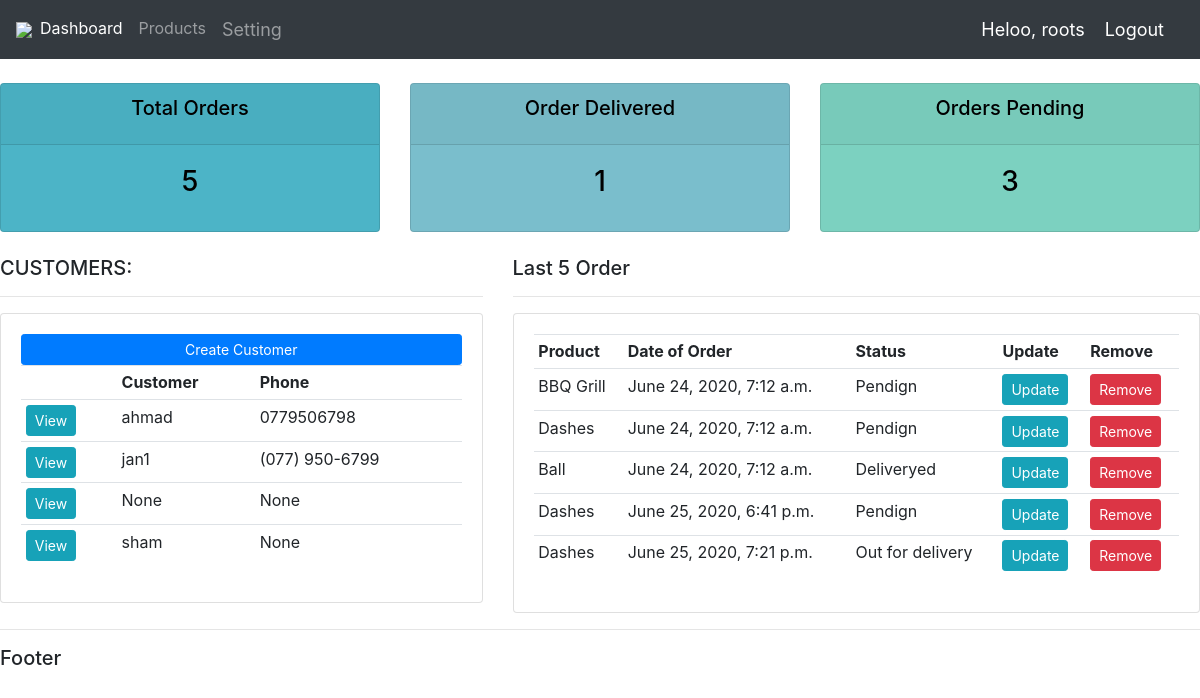
/ (signed in), run on the app's committed database.
### accounts/models.py (models this page shows, shortened)
class Customer(models.Model):
	user = models.OneToOneField(User, null=True, on_delete=models.CASCADE)
	name = models.CharField(max_length=200, null=True)
	phone = models.CharField(max_length=200, null=True)
	email = models.CharField(max_length=200, null=True)
	profile_pic = models.ImageField(null=True, blank=True)
	date_created = models.DateTimeField(auto_now_add=True, null=True)

class Order(models.Model):
	STATUS = (
			('Pendign', 'Pendign'),
			('Out for delivery', 'Out for delivery'),
			('Deliveryed', 'Deliveryed'),
		)
	customer = models.ForeignKey(Customer, null=True, on_delete= models.SET_NULL)
	product = models.ForeignKey(Product, null=True, on_delete= models.SET_NULL)
	date_created = models.DateTimeField(auto_now_add=True, null=True)
	status = models.CharField(max_length=200, null=True, choices=STATUS)

class Product(models.Model):
	CATEGORY = (
			('Indoor', 'Indoor'),
			('Out Door', 'Out Door'),
		)
	name = models.CharField(max_length=200, null=True)
	price = models.FloatField(null=True)
	category = models.CharField(max_length=200, null=True, choices=CATEGORY)
	description = models.CharField(max_length=200, null=True, blank=True)
	date_created = models.DateTimeField(auto_now_add=True, null=True)
	tags = models.ManyToManyField(Tag)

### accounts/decorators.py (the view)
	def wrapper_func(request, *args, **kwargs):
		group = None
		if request.user.groups.exists():
			group = request.user.groups.all()[0].name
		if group == 'customer':
			return redirect('user')
		if group == 'admin':
			return view_func(request, *args, **kwargs)

### accounts/views.py (called while the page is built)
@login_required(login_url='login')
@admin_only
def home(request):
	orders = Order.objects.all()
	customers = Customer.objects.all()
	total_customers = customers.count()
	total_orders = orders.count()
	delivered = orders.filter(status='Deliveryed').count()
	pending = orders.filter(status='Pendign').count()
	context = {'orders':orders, 'customers':customers, 'total_customers':total_customers,
	'total_orders':total_orders, 'delivered':delivered, 'pending':pending}
	return render(request, 'accounts/dashboard.html', context,)

### accounts/templates/accounts/dashboard.html
{% extends 'accounts/main.html' %}
{% block content %}
{% include 'accounts/status.html' %}
<br>
	<div class="row">
		<div class="col-md-5">
			<h5>CUSTOMERS:</h5>
			<hr>
			<div class="card card-body">
				<a class="btn btn-primary btn-sm btn-block" href="">Create Customer
				</a>
				<table class="table table-sm">
					<tr>
						<th></th>
						<th>Customer</th>
						<th>Phone</th>
					</tr>
					{% for customer in customers %}
					<tr>
					<td><a class="btn btn-info btn-sm" href="{% url 'customer' customer.id %}">View</a></td>
					<td>{{customer.name}}</td>
					<td>{{customer.phone}}</td>
					</tr>
					{% endfor %}
				</table>
			</div>
		</div>
		<div class="col-md-7">
			<h5>Last 5 Order</h5>
			<hr>
			<div class="card card-body">
				<table class="table table-sm">
					<tr>
						<th>Product</th>
						<th>Date of Order</th>
						<th>Status</th>
						<th>Update</th>
						<th>Remove</th>
					</tr>
					{% for order in orders %}
					<tr>
					<td>{{order.product.name}}</td>
					<td>{{order.date_created}}</td>
					<td>{{order.status}}</td>
					<td><a class="btn btn-info btn-sm"  href="{% url 'update_order' order.id %}">Update</a></td>
					<td><a class="btn btn-danger btn-sm"  href="{% url 'delete_order' order.id %}">Remove</a></td>
					</tr>
					{% endfor %}
				</table>
			</div>
		</div>
	</div>
{% endblock %}

### accounts/templates/accounts/main.html (shortened to what this page needs)
{% load static %}
<!DOCTYPE html>
<html>
<head>
<link rel="stylesheet" type="text/css" href="{% static '/css/boooom.css' %}">
<link rel="stylesheet" type="text/css" href="{% static '/css/bootstrap.css' %}">
<link rel="stylesheet" type="text/css" href="{% static '/css/bootstrap.min.css' %}">
<link rel="stylesheet" type="text/css" href="{% static '/css/bootstrap-reboot.min.css' %}">
<link rel="stylesheet" type="text/css" href="{% static '/css/bootstrap-reboot.css' %}">
<link rel="stylesheet" type="text/css" href="{% static '/css/bootstrap-grid.css' %}">
<link rel="stylesheet" type="text/css" href="{% static '/css/bootstrap-grid.min.css' %}">
</head>
<body>
{% include 'accounts/navbar.html' %}
	{% block content %}
	{% endblock %}
	<hr>
	<h5 style="">Footer</h5>
</body>
</html>

### accounts/templates/accounts/navbar.html (shortened to what this page needs)
{% load static %}
<nav class="navbar navbar-expand-lg navbar-dark bg-dark">
<img src="{% static '' %}">
  <div class="collapse navbar-collapse" id="navbarNav">
    {% if request.user.is_staff %}
    <ul class="navbar-nav">
      <li class="nav-item active">
       <a class="nav-link" href="{% url 'home' %}">Dashboard</a>
      </li>
      <li class="nav-item">
        <a class="nav-link" href="{% url 'products' %}">Products</a>
      </li>
      {% endif %}
       <li class="nav-item">
        <a class="nav-link heloo_msg" href="{% url 'account' %}">Setting</a>
      </li>
    </ul>
  </div>
  <span class="heloo_msg">Heloo, {{ request.user }}</span>
  <span><a class="heloo_msg" href="{% url 'logout' %}">Logout</a></span>
</nav>

### accounts/templates/accounts/status.html
<br>
<div class="row">
	<div class="col">
		<div class="col-dm">
			<div class="card text-center text-white dm-3" id="total-orders">
				<div class="card-header">
					<h5 class="card-title">Total Orders</h5>
				</div>
				<div class="card-body">
					<h3 class="card-title">{{total_orders}}</h3>
				</div>
			</div>
		</div>
	</div>
	<div class="col">
		<div class="col-dm">
			<div class="card text-center text-white dm-3" id="orders-delivered">
				<div class="card-header">
					<h5 class="card-title">Order Delivered</h5>
				</div>
				<div class="card-body">
					<h3 class="card-title">{{delivered}}</h3>
				</div>
			</div>
		</div>
	</div>
	<div class="col">
		<div class="col-dm">
			<div class="card text-center text-white dm-3" id="orders-pending">
				<div class="card-header">
					<h5 class="card-title">Orders Pending</h5>
				</div>
				<div class="card-body">
					<h3 class="card-title">{{pending}}</h3>
				</div>
			</div>
		</div>
	</div>
</div>

### static/css/boooom.css (style rules this page uses)
#total-orders { background-color: #4cb4c7; }
#orders-delivered { background-color: #7abecc; }
#orders-pending { background-color: #7CD1C0; }
.card-body, .card-title { color: black; }

### accounts/templates/accounts/navbar.html (style rules this page uses)
.heloo_msg { font-size: 18px; color: #fff; margin-right: 20px; }

### data on the page
Customer: name "ahmad", phone "0779506798"
Customer: name "jan1", phone "(077) 950-6799"
Customer: name "None", phone "None"
Customer: name "sham", phone "None"
Order: product.name "BBQ Grill", date_created "June 24, 2020, 7:12 a.m.", status "Pendign"
Order: product.name "Dashes", date_created "June 24, 2020, 7:12 a.m.", status "Pendign"
Order: product.name "Ball", date_created "June 24, 2020, 7:12 a.m.", status "Deliveryed"
Order: product.name "Dashes", date_created "June 25, 2020, 6:41 p.m.", status "Pendign"
Order: product.name "Dashes", date_created "June 25, 2020, 7:21 p.m.", status "Out for delivery"

### other printed values
{{ request.user }} "roots"
{{ total_orders }} "5"
{{ delivered }} "1"
{{ pending }} "3"
